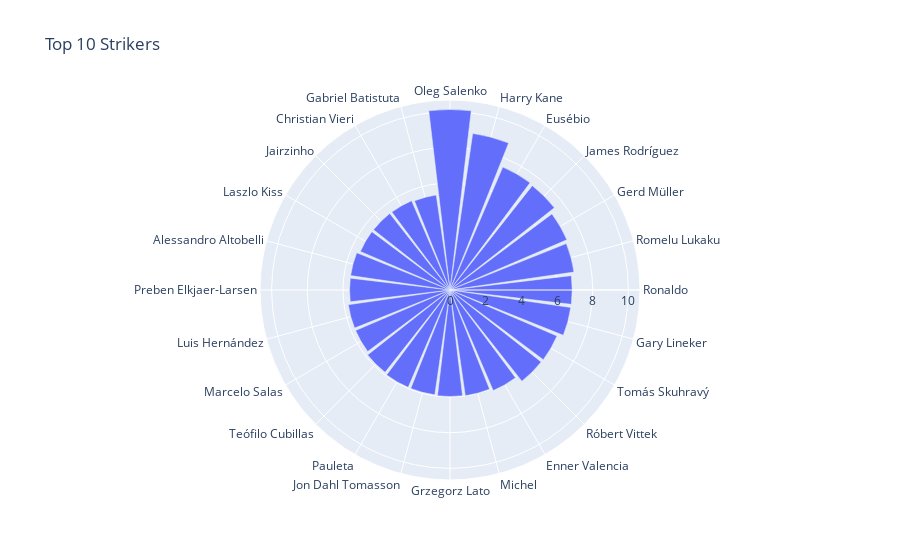

Notebook code for this chart:
### Code cell
top_10_strikers = df.sort_values(by='goals', ascending=False).head(25).drop_duplicates(subset='player')[['player', 'goals']]
px.bar_polar(top_10_strikers, 'goals', 'player', title='Top 10 Strikers')

### Figure 1 — Plotly figure (JSON) as saved in the notebook; plotly's stock layout.template omitted (floating-point values rounded to 4 significant figures)
{"data": [{"hovertemplate": "goals=%{r}<br>player=%{theta}<extra></extra>", "legendgroup": "", "marker": {"color": "#636efa", "pattern": {"shape": ""}}, "name": "", "r": [10.12, 8.87, 7.5, 7.45, 7.13, 7.02, 6.85, 6.84, 6.53, 6.51, 6.14, 5.99, 5.97, 5.94, 5.94, 5.88, 5.76, 5.76, 5.63, 5.63, 5.47, 5.46, 5.45, 5.38], "showlegend": false, "subplot": "polar", "theta": ["Oleg Salenko", "Harry Kane", "Eusébio", "James Rodríguez", "Gerd Müller", "Romelu Lukaku", "Ronaldo", "Gary Lineker", "Tomás Skuhravý", "Róbert Vittek", "Enner Valencia", "Michel", "Grzegorz Lato", "Jon Dahl Tomasson", "Pauleta", "Teófilo Cubillas", "Marcelo Salas", "Luis Hernández", "Preben Elkjaer-Larsen", "Alessandro Altobelli", "Laszlo Kiss", "Jairzinho", "Christian Vieri", "Gabriel Batistuta"], "type": "barpolar"}], "layout": {"barmode": "relative", "legend": {"tracegroupgap": 0}, "polar": {"angularaxis": {"direction": "clockwise", "rotation": 90}, "domain": {"x": [0, 1], "y": [0, 1]}}, "title": {"text": "Top 10 Strikers"}}}
